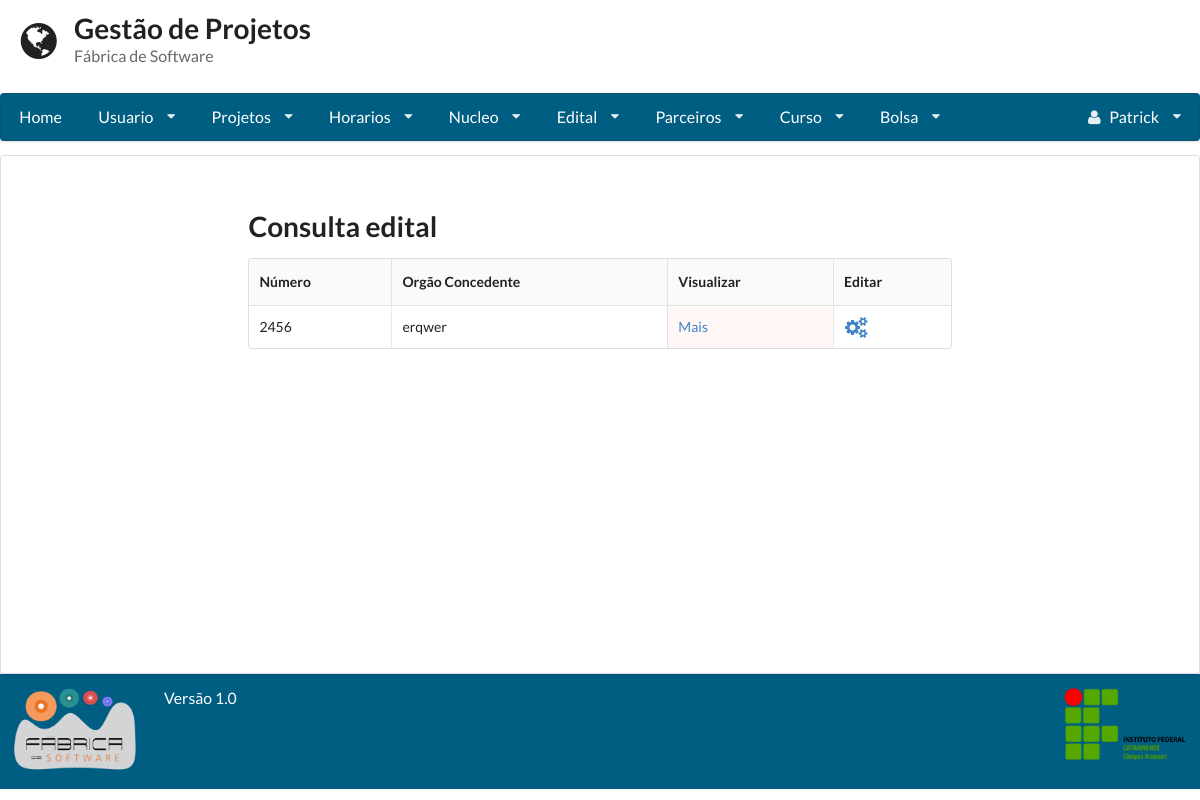
Page /consulta_edital/ (signed in) on the earlier database version.
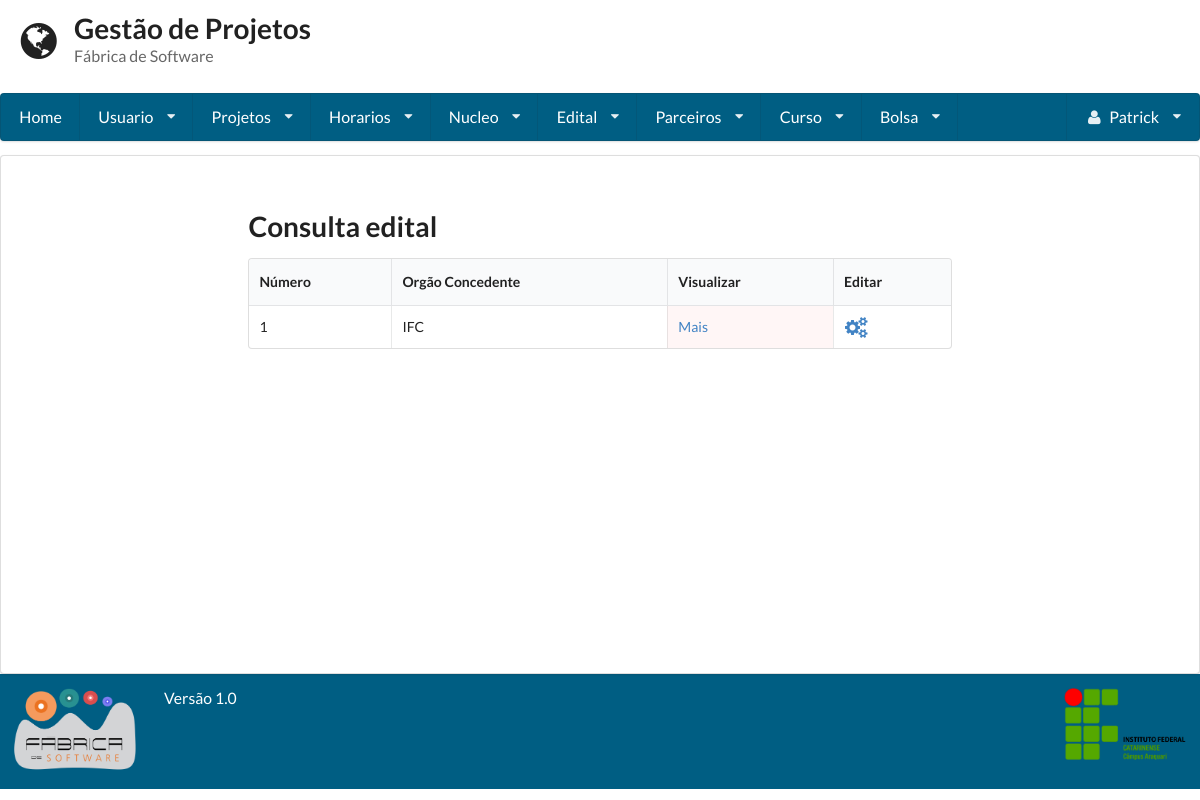
Same page on the later database version.
### gestaoapp/models/edital.py (models this page shows, shortened)
class Edital(models.Model):
    numero = models.IntegerField(unique=True)
    orgao_concedente = models.CharField(max_length=255)
    dt_inicio = models.DateField()
    dt_termino = models.DateField()
    url_edital = models.URLField(max_length=200, null=True, blank=True)
    verba = models.FloatField(null=True, blank=True)
    qtd_bolsa = models.IntegerField( null=True, blank=True)
    pdf_edital = models.FileField(null=True, blank=True)

### gestaoapp/views/edital.py (the view, shortened to what this page needs)
# urls.py: url(r'^consulta_edital/', ConsultaEdital.as_view()),
class ConsultaEdital(LoginRequiredMixin, View):
    template = 'edital/consulta.html'
    def get(self, request):
        form = Busca()
        edital = Edital.objects.all()
        return render(request, self.template, {'editals': edital, "form": form})

### gestaoapp/templates/edital/consulta.html (shortened to what this page needs)
{% extends 'base.html'%}
{% block conteudo%}
<form method='POST' action='/consulta_edital/' class="ui form">
 	<h1 class=" ui header">Consulta edital</h1>
</form>
<table class="ui celled table">
	<thead>
		<tr>
			<th>Número</th>
			<th>Orgão Concedente</th>
			{% if user.is_superuser %}
				<th>Visualizar</th>
				<th>Editar</th>
			{% endif %}
		</tr>
	</thead>
	<tbody>
	{% for edital in editals %}
		<tr>
			<td>{{edital.numero}}</td>
			<td>{{edital.orgao_concedente}}</td>
			{% if user.is_superuser %}
				<td class="negative"><a href="../visualizar_edital/{{edital.id}}">Mais</a></td>
				<td><a href="../editar_edital/{{edital.id}}"><i class="settings large icon"></a></td>
			{% endif %}
		</tr>
	{% endfor %}
	</tbody>
</table>
{%endblock%}

Differences in the rows shown:
removed Edital: numero "2456", orgao_concedente "erqwer"
added Edital: numero "1", orgao_concedente "IFC"
